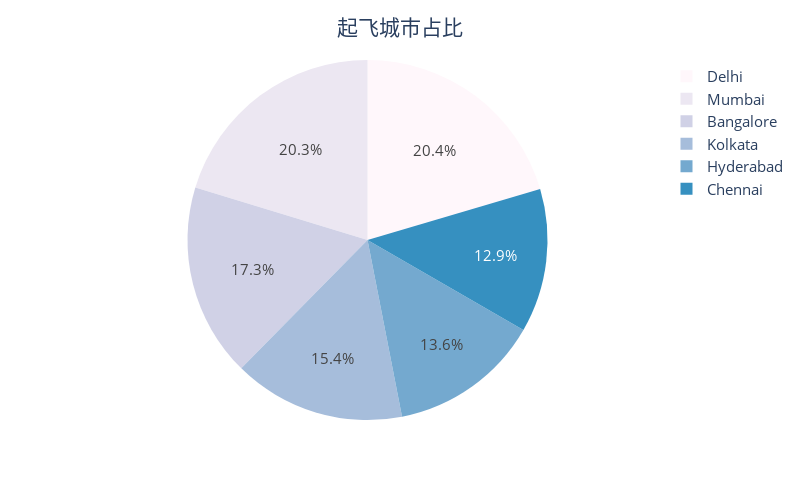

The notebook cell this image was saved under:
### Code cell
class_count=df['source_city'].value_counts().reset_index()
# class_count
fig = px.pie(class_count, values='source_city', names='index',color_discrete_sequence=px.colors.sequential.PuBu,width=800, height=500)
fig.update_layout(
    title={  
        "text":'起飞城市占比',
        "y":0.96,  
        "x":0.5,
        "xanchor":"center",  
    }
)
fig.update_layout(font =dict(size=15))
fig.show()
fig.write_image('source.png',scale=2)

### Figure 1 — Plotly figure (JSON) as saved in the notebook; plotly's stock layout.template omitted (floating-point values rounded to 4 significant figures)
{"data": [{"domain": {"x": [0, 1], "y": [0, 1]}, "hovertemplate": "index=%{label}<br>source_city=%{value}<extra></extra>", "labels": ["Delhi", "Mumbai", "Bangalore", "Kolkata", "Hyderabad", "Chennai"], "legendgroup": "", "name": "", "showlegend": true, "type": "pie", "values": [61343, 60896, 52061, 46347, 40806, 38700]}], "layout": {"font": {"size": 15}, "height": 500, "legend": {"tracegroupgap": 0}, "margin": {"t": 60}, "piecolorway": ["rgb(255,247,251)", "rgb(236,231,242)", "rgb(208,209,230)", "rgb(166,189,219)", "rgb(116,169,207)", "rgb(54,144,192)", "rgb(5,112,176)", "rgb(4,90,141)", "rgb(2,56,88)"], "title": {"text": "起飞城市占比", "x": 0.5, "xanchor": "center", "y": 0.96}, "width": 800}}
